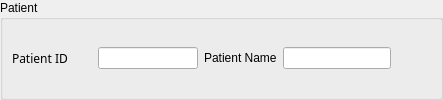
            <widget class="QGroupBox" name="groupBox_3" >
             <property name="sizePolicy" >
              <sizepolicy>
               <hsizetype>7</hsizetype>
               <vsizetype>7</vsizetype>
               <horstretch>0</horstretch>
               <verstretch>0</verstretch>
              </sizepolicy>
             </property>
             <property name="maximumSize" >
              <size>
               <width>16777215</width>
               <height>16777215</height>
              </size>
             </property>
             <property name="title" >
              <string>Patient</string>
             </property>
             <layout class="QGridLayout" >
              <property name="margin" >
               <number>9</number>
              </property>
              <property name="spacing" >
               <number>6</number>
              </property>
              <item row="0" column="0" >
               <layout class="QHBoxLayout" >
                <property name="margin" >
                 <number>0</number>
                </property>
                <property name="spacing" >
                 <number>6</number>
                </property>
                <item>
                 <widget class="QLabel" name="textLabel1_3" >
                  <property name="minimumSize" >
                   <size>
                    <width>80</width>
                    <height>0</height>
                   </size>
                  </property>
                  <property name="font" >
                   <font>
                    <family>Sans Serif</family>
                    <pointsize>9</pointsize>
                    <weight>50</weight>
                    <italic>false</italic>
                    <bold>false</bold>
                    <underline>false</underline>
                    <strikeout>false</strikeout>
                   </font>
                  </property>
                  <property name="text" >
                   <string>Patient ID</string>
                  </property>
                 </widget>
                </item>
                <item>
                 <widget class="QLineEdit" name="m_textPatientID" >
                  <property name="minimumSize" >
                   <size>
                    <width>0</width>
                    <height>20</height>
                   </size>
                  </property>
                  <property name="maximumSize" >
                   <size>
                    <width>100</width>
                    <height>16777215</height>
                   </size>
                  </property>
                 </widget>
                </item>
                <item>
                 <widget class="QLabel" name="textLabel2_3" >
                  <property name="minimumSize" >
                   <size>
                    <width>0</width>
                    <height>0</height>
                   </size>
                  </property>
                  <property name="text" >
                   <string>Patient Name</string>
                  </property>
                 </widget>
                </item>
                <item>
                 <widget class="QLineEdit" name="m_textPatientName" >
                  <property name="minimumSize" >
                   <size>
                    <width>20</width>
                    <height>0</height>
                   </size>
                  </property>
                 </widget>
                </item>
                <item>
                 <spacer>
                  <property name="orientation" >
                   <enum>Qt::Horizontal</enum>
                  </property>
                  <property name="sizeHint" >
                   <size>
                    <width>40</width>
                    <height>20</height>
                   </size>
                  </property>
                 </spacer>
                </item>
               </layout>
              </item>
             </layout>
            </widget>
